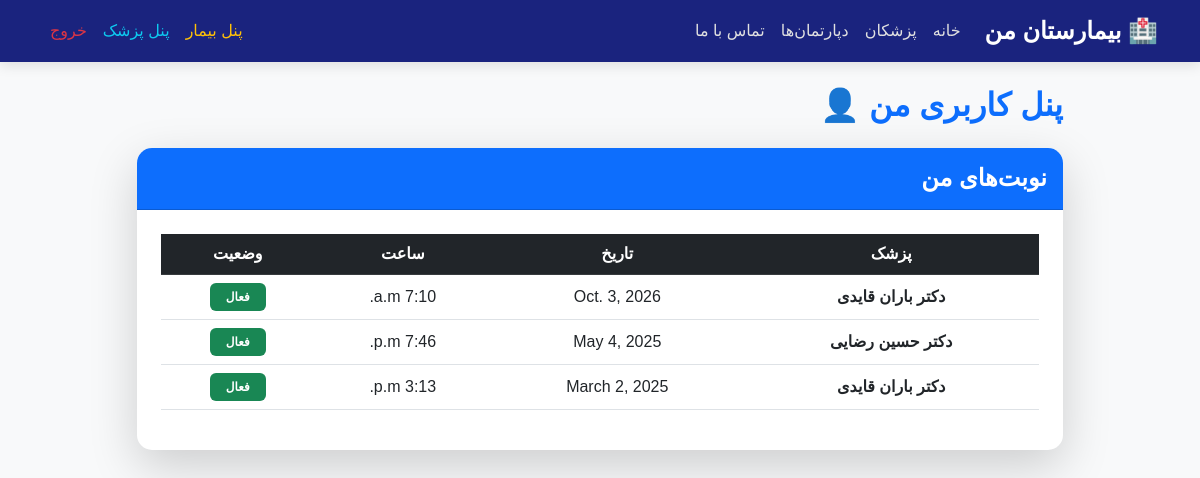
The app's page /dashboard/ (signed in), older data.
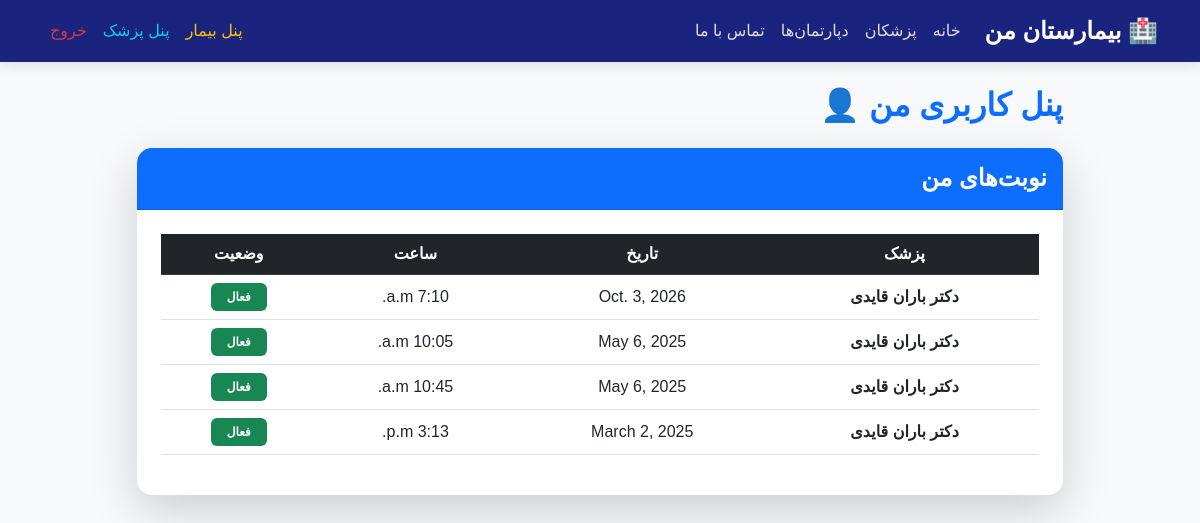
The same page, newer data.
### hospital/models.py (models this page shows, shortened)
class Appointment(models.Model):
    doctor = models.ForeignKey(Doctor, on_delete=models.CASCADE, verbose_name="پزشک")
    patient = models.ForeignKey(Patient, on_delete=models.CASCADE, verbose_name="بیمار")
    date = models.DateField(verbose_name="تاریخ")
    time = models.TimeField(verbose_name="ساعت")
    is_active = models.BooleanField(default=True, verbose_name="فعال")
    class Meta:
        verbose_name = "نوبت"
        verbose_name_plural = "نوبت‌ها"

class Doctor(models.Model):
    user = models.OneToOneField('auth.User', on_delete=models.CASCADE, null=True, blank=True, verbose_name="کاربر")
    first_name = models.CharField(max_length=50, verbose_name="نام")
    last_name = models.CharField(max_length=50, verbose_name="نام خانوادگی")
    department = models.ForeignKey(Department, on_delete=models.CASCADE, verbose_name="دپارتمان")
    specialty = models.CharField(max_length=100, verbose_name="تخصص")
    class Meta:
        verbose_name = "پزشک"
        verbose_name_plural = "پزشکان"

### hospital/views.py (the view)
# urls.py: path('dashboard/', views.patient_dashboard, name='patient_dashboard'),
@login_required
def patient_dashboard(request):
    appointments = Appointment.objects.filter(patient__user=request.user).order_by('-date')
    return render(request, 'dashboard.html', {'appointments': appointments})

### hospital/templates/dashboard.html (shortened to what this page needs)
{% extends 'base.html' %}
{% block content %}
<div class="row justify-content-center">
    <div class="col-md-10">
        <h2 class="mb-4 text-primary fw-bold">پنل کاربری من 👤</h2>
        <div class="card shadow-lg border-0" style="border-radius: 15px;">
            <div class="card-header bg-primary text-white py-3" style="border-radius: 15px 15px 0 0;">
                <h4 class="mb-0 fw-bold">نوبت‌های من</h4>
            </div>
            <div class="card-body p-4">
                <table class="table table-hover text-center align-middle">
                    <thead class="table-dark">
                        <tr>
                            <th>پزشک</th>
                            <th>تاریخ</th>
                            <th>ساعت</th>
                            <th>وضعیت</th>
                        </tr>
                    </thead>
                    <tbody>
                        {% for app in appointments %}
                        <tr>
                            <td class="fw-bold">دکتر {{ app.doctor.first_name }} {{ app.doctor.last_name }}</td>
                            <td>{{ app.date }}</td>
                            <td>{{ app.time }}</td>
                            <td>
                                {% if app.is_active %}
                                    <span class="badge bg-success px-3 py-2">فعال</span>
                                {% else %}
                                    <span class="badge bg-danger px-3 py-2">لغو شده</span>
                                {% endif %}
                            </td>
                        </tr>
                        {% empty %}
                        <tr>
                            <td colspan="4" class="text-muted p-4">شما هیچ نوبتی ندارید.</td>
                        </tr>
                        {% endfor %}
                    </tbody>
                </table>
            </div>
        </div>
    </div>
</div>
{% endblock %}

### hospital/templates/base.html (shortened to what this page needs)
{% load static %}
<!DOCTYPE html>
<html lang="fa" dir="rtl">
<head>
    <link rel="stylesheet" href="{% static 'css/bootstrap.rtl.min.css' %}">
    <link rel="stylesheet" href="{% static 'css/aos.css' %}">
</head>
<body>
    <nav class="navbar navbar-expand-lg navbar-dark navbar-custom mb-4">
        <div class="container">
            <a class="navbar-brand" href="/">🏥 بیمارستان من</a>
            <div class="collapse navbar-collapse" id="navbarNav">
                <ul class="navbar-nav me-auto mb-2 mb-lg-0">
                    <li class="nav-item"><a class="nav-link" href="/">خانه</a></li>
                    <li class="nav-item"><a class="nav-link" href="#">پزشکان</a></li>
                    <li class="nav-item"><a class="nav-link" href="#">دپارتمان‌ها</a></li>
                    <li class="nav-item"><a class="nav-link" href="#">تماس با ما</a></li>
                </ul>
                <ul class="navbar-nav">
                    {% if user.is_authenticated %}
                        <li class="nav-item">
                            <a class="nav-link text-warning" href="{% url 'patient_dashboard' %}">پنل بیمار</a>
                        </li>
                        <li class="nav-item">
                            <a class="nav-link text-info" href="{% url 'doctor_dashboard' %}">پنل پزشک</a>
                        </li>
                        <li class="nav-item">
                            <form method="post" action="{% url 'logout' %}" style="display:inline;">
                                <button type="submit" class="nav-link text-danger" style="background:none; border:none;">خروج</button>
                            </form>
                        </li>
                    {% else %}
                        <li class="nav-item">
                            <a class="nav-link text-info fw-bold" href="{% url 'login' %}">ورود / ثبت‌نام</a>
                        </li>
                    {% endif %}
                </ul>
            </div>
        </div>
    </nav>
    <div class="container">
        {% block content %}
        {% endblock %}
    </div>
</body>
</html>

### hospital/templates/base.html (style rules this page uses)
body { font-family: Tahoma, Arial, sans-serif; background-color: #f8f9fa; }
.navbar-custom { background-color: #1a237e; box-shadow: 0 4px 12px rgba(0,0,0,0.1); }
.navbar-custom .navbar-brand { font-weight: bold; color: #ffffff; font-size: 1.5rem; }
.navbar-custom .nav-link { color: #e0e0e0; font-weight: 500; transition: color 0.3s; }

Row changes from the older to the newer data that the page shows:
removed Appointment: doctor.first_name "حسین", doctor.last_name "رضایی", date "May 4, 2025", time "7:46 p.m.", is_active "فعال"
added Appointment: doctor.first_name "باران", doctor.last_name "قایدی", date "May 6, 2025", time "10:05 a.m.", is_active "فعال"
added Appointment: doctor.first_name "باران", doctor.last_name "قایدی", date "May 6, 2025", time "10:45 a.m.", is_active "فعال"
